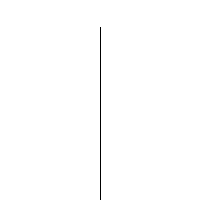
Frame 1 (no input)
Frame 60 (the mouse pressed at the canvas centre just before this capture): identical to frame 1, image omitted
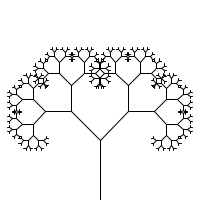
Frame 120 (the mouse held since frame 60 and released just before this capture)

The Processing sketch that drew these frames (run headless with seeded random() and noise(); from frame 60 on, the mouse is pressed at the canvas centre):

// Processing sketch: Tree
// ── Tree.pde
// Recursive Tree
// Daniel Shiffman <http://www.shiffman.net>

// Renders a simple tree-like structure via recursion
// Branching angle calculated as a function of horizontal mouse location

float theta;   

void setup() {
  size(200,200);
  smooth();
}

void draw() {
  background(255);
  stroke(0);
  // Let's pick an angle 0 to 90 degrees based on the mouse position
  float a = (mouseX / (float) width) * 90f;
  // Convert it to radians
  theta = radians(a);
  // Start the tree from the bottom of the screen
  translate(width/2,height);
  // Draw a line 60 pixels
  line(0,0,0,-60);
  // Move to the end of that line
  translate(0,-60);
  // Start the recursive branching!
  branch(60);

}

void branch(float h) {
  // Each branch will be 2/3rds the size of the previous one
  h *= 0.66f;
  
  // All recursive functions must have an exit condition!!!!
  // Here, ours is when the length of the branch is 2 pixels or less
  if (h > 2) {
    pushMatrix();    // Save the current state of transformation (i.e. where are we now)
    rotate(theta);   // Rotate by theta
    line(0,0,0,-h);  // Draw the branch
    translate(0,-h); // Move to the end of the branch
    branch(h);       // Ok, now call myself to draw two new branches!!
    popMatrix();     // Whenever we get back here, we "pop" in order to restore the previous matrix state
    
    // Repeat the same thing, only branch off to the "left" this time!
    pushMatrix();
    rotate(-theta);
    line(0,0,0,-h);
    translate(0,-h);
    branch(h);
    popMatrix();
  }
}
